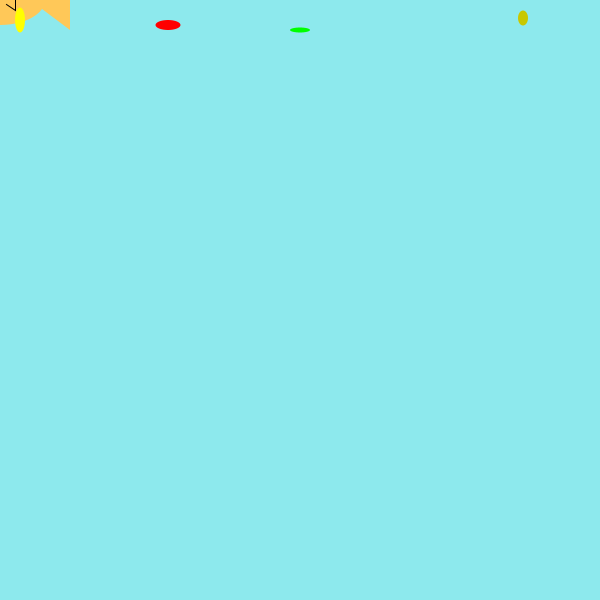
Frame 1 (no input)
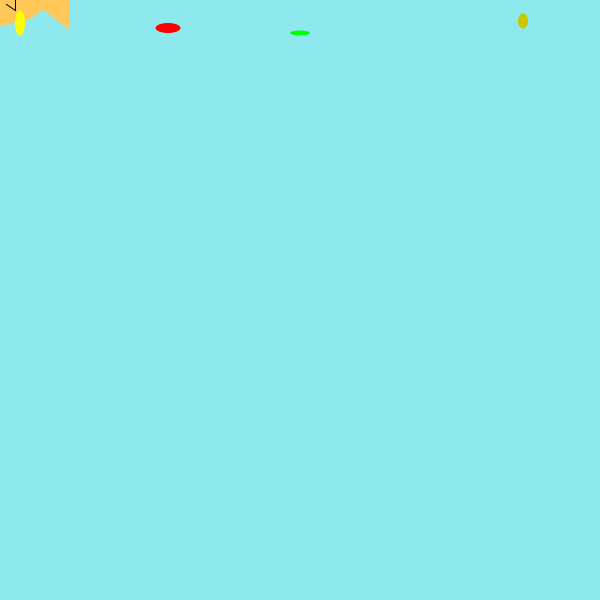
Frame 60 (the mouse pressed at the canvas centre just before this capture)
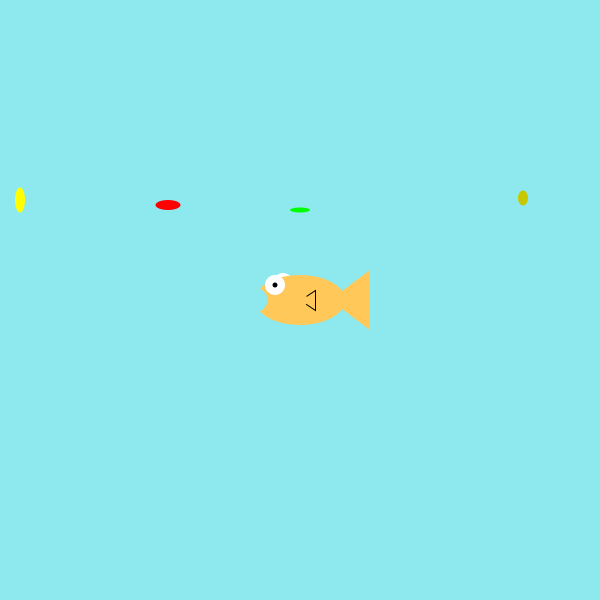
Frame 120 (the mouse held since frame 60 and released just before this capture)

The Processing sketch that drew these frames (run headless with seeded random() and noise(); from frame 60 on, the mouse is pressed at the canvas centre):

// Processing sketch: broken_fish
// ── broken_fish.pde
int y= 20;
int y2= 25;
int y3= 30;
int y4= 18;
int x = 20;
int x2 = 168; 
int x3 = 300;
int x4 = 523;
int score = 0;

  void checkCatch(int x){
if (x > mouseX && x < mouseX+100){
                  score++;
                  y = 20;
    y2 = 25;
    y3 = 30;
    y4 = 18;
}
         else if (score > 0)
                 score--;
println("Your score is now: " + score);
}

void setup(){
  size(600,600);
  
  
  
}

void draw(){
  background(200,200,255);
  drawFish();
   fill(255, 255, 0);
   noStroke();  
   ellipse(x, y, 10, 25);
   fill(255, 0, 0);
  ellipse(x2,y2, 25, 10);
  fill(0,255,0);
  ellipse(x3, y3, 20, 5);
  fill(200, 200,0);
  ellipse(x4, y4, 10, 15);
  checkCatch(x);
  checkCatch(x2);
  checkCatch(x3);
  checkCatch(x4);
  y= y + 3;
  y2 = y2 + 3;
  y3= y3+3;
  y4= y4+3  ;
  if(y>600){
    y = 20;
    y2 = 25;
    y3 = 30;
    y4 = 18;
    x = (int) random(601);
    x2 = (int) random(601);
    x3 = (int) random(601);
    x4 = (int) random(601);
  }
  }
  void drawFish(){
  background(141,233,237);
  noStroke();
  fill(255,255,255);
  ellipse(mouseX-17,mouseY-17,20,20); //back side eye
  fill(255,200,88);
  ellipse(mouseX,mouseY,90,50); //body
  triangle(mouseX+30,mouseY,mouseX+70,mouseY+30,mouseX+70,mouseY-30); //tail
  stroke(0);
  triangle(mouseX,mouseY,mouseX+15,mouseY+10,mouseX+15,mouseY-10); //side fin
  noStroke();
  fill(255,200,88);
  ellipse(mouseX,mouseY,15,15); //side fin cover
  noStroke();
  fill(255,255,255);
  ellipse(mouseX-25,mouseY-15,20,20); //front eye
  fill(0,0,0);
  ellipse(mouseX-25,mouseY-15,5,5); //pupil
  fill(141,233,237);
  ellipse(mouseX-45,mouseY,25,25); //mouth

  }
